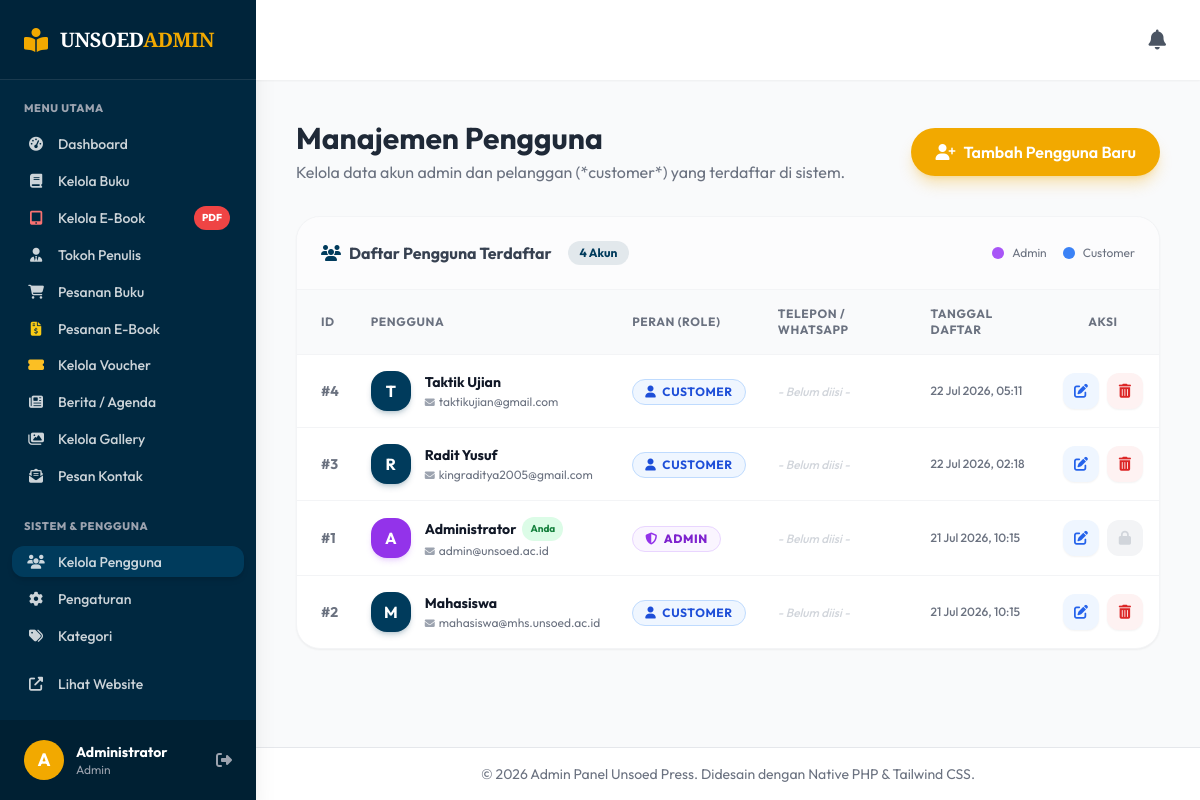
Page /admin/users (signed in) on the committed database.
### tables this page shows
CREATE TABLE `users` (
  `id` int NOT NULL AUTO_INCREMENT,
  `name` varchar(150) NOT NULL,
  `email` varchar(150) NOT NULL,
  `password` varchar(255) NOT NULL,
  `role` enum('admin','customer') NOT NULL DEFAULT 'customer',
  `phone` varchar(50) DEFAULT NULL,
  `address` text,
  `created_at` timestamp NOT NULL DEFAULT CURRENT_TIMESTAMP,
  PRIMARY KEY (`id`),
  UNIQUE KEY `email` (`email`)
);

### app/controllers/Admin.php (called while the page is built, shortened)
<?php
class Admin extends Controller {
    public function users()
    {
        $data['judul'] = 'Kelola Pengguna - Unsoed Press';
        $data['users'] = $this->model('UserModel')->getAllUsers();
        $this->view('admin/users/index', $data);
    }
}

### core/App.php (called while the page is built, shortened)
<?php
class App {
    protected $method = 'index';
    protected $params = [];
    public function __construct()
    {
        $url = $this->parseURL();
        if(isset($url[0])) {
            if(file_exists('../app/controllers/' . ucfirst($url[0]) . '.php')) {
                unset($url[0]);
            }
        }
        $this->controller = new $this->controller;
        if(isset($url[1])) {
            if(method_exists($this->controller, $url[1])) {
                $this->method = $url[1];
            }
        }
        call_user_func_array([$this->controller, $this->method], $this->params);
    }
    public function parseURL()
    {
        if(isset($_GET['url'])) {
            $url = rtrim($_GET['url'], '/');
            $url = explode('/', $url);
            return $url;
        }
    }
}

### public/index.php (called while the page is built, shortened)
<?php
function esc($string) {
    return htmlspecialchars($string ?? '', ENT_QUOTES, 'UTF-8');
}
require_once '../core/App.php';
require_once '../core/Controller.php';
require_once '../core/Database.php';
require_once '../config/database.php';
$app = new App();

### core/Database.php (called while the page is built, shortened)
<?php
class Database {
    private $host = DB_HOST;
    private $user = DB_USER;
    private $pass = DB_PASS;
    private $db_name = DB_NAME;
    private $dbh;
    private $stmt;
    public function __construct()
    {
        $dsn = 'mysql:host=' . $this->host . ';dbname=' . $this->db_name;
        $option = [
            PDO::ATTR_PERSISTENT => true,
            PDO::ATTR_ERRMODE => PDO::ERRMODE_EXCEPTION
        ];
        try {
            $this->dbh = new PDO($dsn, $this->user, $this->pass, $option);
        } catch(PDOException $e) {
            die($e->getMessage());
        }
    }
    public function query($query)
    {
        $this->stmt = $this->dbh->prepare($query);
    }
    public function bind($param, $value, $type = null)
    {
        if(is_null($type)) {
            switch(true) {
                case is_int($value):
                    $type = PDO::PARAM_INT;
                    break;
                default:
                    $type = PDO::PARAM_STR;
            }
        }
        $this->stmt->bindValue($param, $value, $type);
    }
    public function execute()
    {
        return $this->stmt->execute();
    }
    public function resultSet()
    {
        $this->execute();
        return $this->stmt->fetchAll(PDO::FETCH_ASSOC);
    }
}

### app/models/UserModel.php (called while the page is built, shortened)
<?php
class UserModel {
    private $db;
    public function __construct()
    {
        $this->db = new Database;
    }
    public function getAllUsers()
    {
        $this->db->query('SELECT * FROM users ORDER BY created_at DESC');
        return $this->db->resultSet();
    }
}

### app/views/admin/users/index.php (the view, shortened to what this page needs)
<div class="mb-8 flex flex-col md:flex-row md:items-center justify-between gap-4">
    <div>
        <h1 class="text-3xl font-bold text-gray-800">Manajemen Pengguna</h1>
        <p class="text-gray-500 mt-1">Kelola data akun admin dan pelanggan (*customer*) yang terdaftar di sistem.</p>
    </div>
    <a href="<?= BASEURL; ?>/admin/create_user" class="btn-primary flex items-center justify-center gap-2 shadow-md w-full md:w-auto">
        <i class="fas fa-user-plus"></i> Tambah Pengguna Baru
    </a>
</div>
<div class="bg-white rounded-3xl shadow-sm border border-gray-100 overflow-hidden">
    <div class="p-6 border-b border-gray-100 flex flex-col sm:flex-row sm:items-center justify-between gap-4 bg-gray-50/50">
        <div class="flex items-center gap-2 font-bold text-gray-700">
            <i class="fas fa-users text-unsoed-blue"></i>
            <span>Daftar Pengguna Terdaftar</span>
            <span class="ml-2 bg-unsoed-blue/10 text-unsoed-blue text-xs px-3 py-1 rounded-full"><?= count($data['users']) ?> Akun</span>
        </div>
        <div class="flex items-center gap-2 text-xs text-gray-500">
            <span class="inline-block w-3 h-3 rounded-full bg-purple-500"></span> Admin
            <span class="inline-block w-3 h-3 rounded-full bg-blue-500 ml-2"></span> Customer
        </div>
    </div>
    <div class="overflow-x-auto">
        <table class="w-full text-left border-collapse">
            <thead>
                <tr class="bg-gray-50 border-b border-gray-100 text-xs uppercase text-gray-500 font-bold tracking-wider">
                    <th class="p-4 pl-6">ID</th>
                    <th class="p-4">Pengguna</th>
                    <th class="p-4">Peran (Role)</th>
                    <th class="p-4">Telepon / WhatsApp</th>
                    <th class="p-4">Tanggal Daftar</th>
                    <th class="p-4 text-center">Aksi</th>
                </tr>
            </thead>
            <tbody class="divide-y divide-gray-100">
                <?php if(empty($data['users'])): ?>
                <tr>
                    <td colspan="6" class="p-12 text-center text-gray-400">
                        <i class="fas fa-user-slash text-4xl mb-3 block text-gray-200"></i>
                        Belum ada data pengguna di database.
                    </td>
                </tr>
                <?php else: foreach($data['users'] as $user): ?>
                <tr class="hover:bg-gray-50/80 transition-colors">
                    <td class="p-4 pl-6 font-bold text-gray-500 text-sm">
                        #<?= esc($user['id']) ?>
                    </td>
                    <td class="p-4">
                        <div class="flex items-center gap-3.5">
                            <div class="w-10 h-10 rounded-2xl <?= $user['role'] == 'admin' ? 'bg-purple-600 text-white shadow-md shadow-purple-500/20' : 'bg-unsoed-blue text-white shadow-md shadow-unsoed-blue/20' ?> flex items-center justify-center font-bold text-base flex-shrink-0">
                                <?= strtoupper(substr($user['name'], 0, 1)) ?>
                            </div>
                            <div>
                                <p class="font-bold text-gray-900 text-sm flex items-center gap-1.5">
                                    <?= htmlspecialchars($user['name']) ?>
                                    <?php if(isset($_SESSION['user_id']) && $_SESSION['user_id'] == $user['id']): ?>
                                        <span class="bg-green-100 text-green-700 text-[10px] px-2 py-0.5 rounded-full font-bold">Anda</span>
                                    <?php endif; ?>
                                </p>
                                <p class="text-xs text-gray-500 flex items-center gap-1 mt-0.5">
                                    <i class="fas fa-envelope text-[10px] text-gray-400"></i>
                                    <?= htmlspecialchars($user['email']) ?>
                                </p>
                            </div>
                        </div>
                    </td>
                    <td class="p-4">
                        <?php if($user['role'] == 'admin'): ?>
                            <span class="inline-flex items-center gap-1.5 px-3 py-1 bg-purple-50 text-purple-700 border border-purple-200 rounded-full text-xs font-extrabold uppercase tracking-wider">
                                <i class="fas fa-shield-alt text-purple-600"></i> Admin
                            </span>
                        <?php else: ?>
                            <span class="inline-flex items-center gap-1.5 px-3 py-1 bg-blue-50 text-blue-700 border border-blue-200 rounded-full text-xs font-bold uppercase tracking-wider">
                                <i class="fas fa-user"></i> Customer
                            </span>
                        <?php endif; ?>
                    </td>
                    <td class="p-4 text-sm text-gray-600 font-medium">
                        <?php if(!empty($user['phone'])): ?>
                            <a href="https://wa.me/<?= preg_replace('/[^0-9]/', '', $user['phone']) ?>" target="_blank" class="text-green-600 hover:underline flex items-center gap-1.5">
                                <i class="fab fa-whatsapp"></i> <?= htmlspecialchars($user['phone']) ?>
                            </a>
                        <?php else: ?>
                            <span class="text-gray-300 italic text-xs">- Belum diisi -</span>
                        <?php endif; ?>
                    </td>
                    <td class="p-4 text-xs text-gray-500 font-medium">
                        <?= date('d M Y, H:i', strtotime($user['created_at'])) ?>
                    </td>
                    <td class="p-4 text-center">
                        <div class="flex items-center justify-center gap-2">
                            <a href="<?= BASEURL; ?>/admin/edit_user/<?= esc($user['id']) ?>" class="w-9 h-9 rounded-xl bg-blue-50 text-blue-600 hover:bg-blue-600 hover:text-white transition flex items-center justify-center shadow-sm" title="Edit Data Pengguna">
                                <i class="fas fa-edit text-sm"></i>
                            </a>
                            <?php if(isset($_SESSION['user_id']) && $_SESSION['user_id'] != $user['id']): ?>
                            <a href="<?= BASEURL; ?>/admin/delete_user/<?= esc($user['id']) ?>" onclick="return confirmAction(this.href, 'Hapus Pengguna', 'Apakah Anda yakin ingin menghapus akun pengguna <?= htmlspecialchars(addslashes($user['name'])) ?> secara permanen?')" class="w-9 h-9 rounded-xl bg-red-50 text-red-600 hover:bg-red-600 hover:text-white transition flex items-center justify-center shadow-sm" title="Hapus Pengguna">
                                <i class="fas fa-trash-alt text-sm"></i>
                            </a>
                            <?php else: ?>
                            <span class="w-9 h-9 rounded-xl bg-gray-100 text-gray-300 flex items-center justify-center cursor-not-allowed" title="Akun Anda Sendiri Tidak Dapat Dihapus">
                                <i class="fas fa-lock text-sm"></i>
                            </span>
                            <?php endif; ?>
                        </div>
                    </td>
                </tr>
                <?php endforeach; endif; ?>
            </tbody>
        </table>
    </div>
</div>

### rows in the picture
users: id "4", name "T", name "Taktik Ujian", email "taktikujian@gmail.com", role "customer" (drawn), shows "- Belum diisi -", created_at "22 Jul 2026, 05:11"
users: id "3", name "R", name "Radit Yusuf", email "kingraditya2005@gmail.com", role "customer" (drawn), shows "- Belum diisi -", created_at "22 Jul 2026, 02:18"
users: id "1", name "A", name "Administrator", shows "Anda", email "admin@unsoed.ac.id", role "admin" (drawn), shows "- Belum diisi -", created_at "21 Jul 2026, 10:15"
users: id "2", name "M", name "Mahasiswa", email "mahasiswa@mhs.unsoed.ac.id", role "customer" (drawn), shows "- Belum diisi -", created_at "21 Jul 2026, 10:15"

### other values in the picture
substr($_SESSION['user_name'] ?? 'A', 0, 1) "A"
$_SESSION['user_name'] "Administrator"
$_SESSION['user_role'] "Admin"
count($data['users']) "4"
